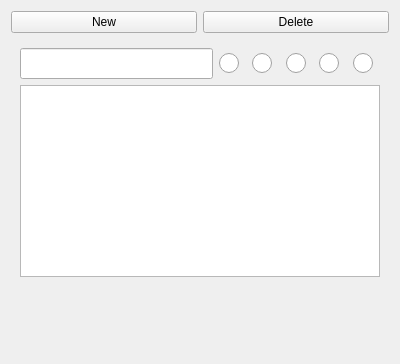
<?xml version="1.0" encoding="UTF-8"?>
<ui version="4.0">
 <class>Loresheets</class>
 <widget class="QWidget" name="Loresheets">
  <property name="geometry">
   <rect>
    <x>0</x>
    <y>0</y>
    <width>400</width>
    <height>364</height>
   </rect>
  </property>
  <property name="windowTitle">
   <string>Form</string>
  </property>
  <layout class="QVBoxLayout" name="verticalLayout_2">
   <item>
    <layout class="QHBoxLayout" name="horizontalLayout">
     <item>
      <widget class="QPushButton" name="addNewWidgetButton">
       <property name="sizePolicy">
        <sizepolicy hsizetype="Minimum" vsizetype="Maximum">
         <horstretch>0</horstretch>
         <verstretch>0</verstretch>
        </sizepolicy>
       </property>
       <property name="text">
        <string>New</string>
       </property>
      </widget>
     </item>
     <item>
      <widget class="QPushButton" name="deleteWidgetButton">
       <property name="sizePolicy">
        <sizepolicy hsizetype="Minimum" vsizetype="Maximum">
         <horstretch>0</horstretch>
         <verstretch>0</verstretch>
        </sizepolicy>
       </property>
       <property name="layoutDirection">
        <enum>Qt::RightToLeft</enum>
       </property>
       <property name="text">
        <string>Delete</string>
       </property>
      </widget>
     </item>
    </layout>
   </item>
   <item>
    <widget class="QWidget" name="Loresheet1" native="true">
     <property name="sizePolicy">
      <sizepolicy hsizetype="Minimum" vsizetype="Maximum">
       <horstretch>0</horstretch>
       <verstretch>0</verstretch>
      </sizepolicy>
     </property>
     <property name="styleSheet">
      <string notr="true"/>
     </property>
     <layout class="QVBoxLayout" name="verticalLayout">
      <item>
       <layout class="QVBoxLayout" name="LoresheetDetails1">
        <item>
         <layout class="QHBoxLayout" name="LoresheetNameDots">
          <property name="sizeConstraint">
           <enum>QLayout::SetDefaultConstraint</enum>
          </property>
          <item>
           <widget class="QLineEdit" name="loresheetLine">
            <property name="sizePolicy">
             <sizepolicy hsizetype="Preferred" vsizetype="Maximum">
              <horstretch>0</horstretch>
              <verstretch>0</verstretch>
             </sizepolicy>
            </property>
            <property name="minimumSize">
             <size>
              <width>125</width>
              <height>23</height>
             </size>
            </property>
            <property name="font">
             <font>
              <pointsize>16</pointsize>
              <bold>false</bold>
             </font>
            </property>
           </widget>
          </item>
          <item>
           <layout class="QHBoxLayout" name="LoresheetButtonsLayout_1">
            <property name="spacing">
             <number>6</number>
            </property>
            <property name="sizeConstraint">
             <enum>QLayout::SetFixedSize</enum>
            </property>
            <item>
             <widget class="QRadioButton" name="loresheetButton">
              <property name="sizePolicy">
               <sizepolicy hsizetype="Minimum" vsizetype="Minimum">
                <horstretch>0</horstretch>
                <verstretch>0</verstretch>
               </sizepolicy>
              </property>
              <property name="styleSheet">
               <string notr="true">QRadioButton::indicator{

width: 20px;
height: 20px;
}</string>
              </property>
              <property name="text">
               <string/>
              </property>
              <property name="autoExclusive">
               <bool>false</bool>
              </property>
              <attribute name="buttonGroup">
               <string notr="true">loresheetsButtonGroup</string>
              </attribute>
             </widget>
            </item>
            <item>
             <widget class="QRadioButton" name="loresheetButton_2">
              <property name="sizePolicy">
               <sizepolicy hsizetype="Minimum" vsizetype="Minimum">
                <horstretch>0</horstretch>
                <verstretch>0</verstretch>
               </sizepolicy>
              </property>
              <property name="styleSheet">
               <string notr="true">QRadioButton::indicator{

width: 20px;
height: 20px;
}</string>
              </property>
              <property name="text">
               <string/>
              </property>
              <property name="autoExclusive">
               <bool>false</bool>
              </property>
              <attribute name="buttonGroup">
               <string notr="true">loresheetsButtonGroup</string>
              </attribute>
             </widget>
            </item>
            <item>
             <widget class="QRadioButton" name="loresheetButton_3">
              <property name="sizePolicy">
               <sizepolicy hsizetype="Minimum" vsizetype="Minimum">
                <horstretch>0</horstretch>
                <verstretch>0</verstretch>
               </sizepolicy>
              </property>
              <property name="styleSheet">
               <string notr="true">QRadioButton::indicator{

width: 20px;
height: 20px;
}</string>
              </property>
              <property name="text">
               <string/>
              </property>
              <property name="autoExclusive">
               <bool>false</bool>
              </property>
              <attribute name="buttonGroup">
               <string notr="true">loresheetsButtonGroup</string>
              </attribute>
             </widget>
            </item>
            <item>
             <widget class="QRadioButton" name="loresheetButton_4">
              <property name="sizePolicy">
               <sizepolicy hsizetype="Minimum" vsizetype="Minimum">
                <horstretch>0</horstretch>
                <verstretch>0</verstretch>
               </sizepolicy>
              </property>
              <property name="styleSheet">
               <string notr="true">QRadioButton::indicator{

width: 20px;
height: 20px;
}</string>
              </property>
              <property name="text">
               <string/>
              </property>
              <property name="autoExclusive">
               <bool>false</bool>
              </property>
              <attribute name="buttonGroup">
               <string notr="true">loresheetsButtonGroup</string>
              </attribute>
             </widget>
            </item>
            <item>
             <widget class="QRadioButton" name="loresheetButton_5">
              <property name="sizePolicy">
               <sizepolicy hsizetype="Minimum" vsizetype="Minimum">
                <horstretch>0</horstretch>
                <verstretch>0</verstretch>
               </sizepolicy>
              </property>
              <property name="styleSheet">
               <string notr="true">QRadioButton::indicator{

width: 20px;
height: 20px;
}</string>
              </property>
              <property name="text">
               <string/>
              </property>
              <property name="autoExclusive">
               <bool>false</bool>
              </property>
              <attribute name="buttonGroup">
               <string notr="true">loresheetsButtonGroup</string>
              </attribute>
             </widget>
            </item>
           </layout>
          </item>
         </layout>
        </item>
        <item>
         <widget class="QTextEdit" name="textEdit">
          <property name="sizePolicy">
           <sizepolicy hsizetype="Minimum" vsizetype="Fixed">
            <horstretch>0</horstretch>
            <verstretch>0</verstretch>
           </sizepolicy>
          </property>
         </widget>
        </item>
       </layout>
      </item>
     </layout>
    </widget>
   </item>
   <item>
    <widget class="QPushButton" name="lockButton">
     <property name="sizePolicy">
      <sizepolicy hsizetype="Fixed" vsizetype="Fixed">
       <horstretch>0</horstretch>
       <verstretch>0</verstretch>
      </sizepolicy>
     </property>
     <property name="layoutDirection">
      <enum>Qt::RightToLeft</enum>
     </property>
     <property name="text">
      <string/>
     </property>
     <property name="icon">
      <iconset resource="resources.qrc">
       <normaloff>:/images/icons/unlock20x20.png</normaloff>:/images/icons/unlock20x20.png</iconset>
     </property>
     <property name="iconSize">
      <size>
       <width>20</width>
       <height>20</height>
      </size>
     </property>
     <property name="checkable">
      <bool>true</bool>
     </property>
     <property name="flat">
      <bool>true</bool>
     </property>
    </widget>
   </item>
   <item>
    <spacer name="verticalSpacer">
     <property name="orientation">
      <enum>Qt::Vertical</enum>
     </property>
     <property name="sizeHint" stdset="0">
      <size>
       <width>20</width>
       <height>40</height>
      </size>
     </property>
    </spacer>
   </item>
  </layout>
 </widget>
 <resources>
  <include location="resources.qrc"/>
 </resources>
 <connections/>
 <buttongroups>
  <buttongroup name="loresheetsButtonGroup">
   <property name="exclusive">
    <bool>false</bool>
   </property>
  </buttongroup>
 </buttongroups>
</ui>
